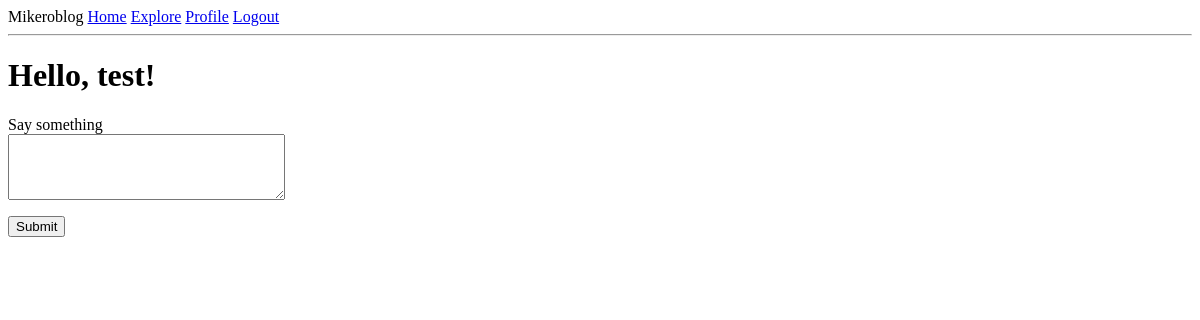
The page /index (signed in) on the database as committed earlier.
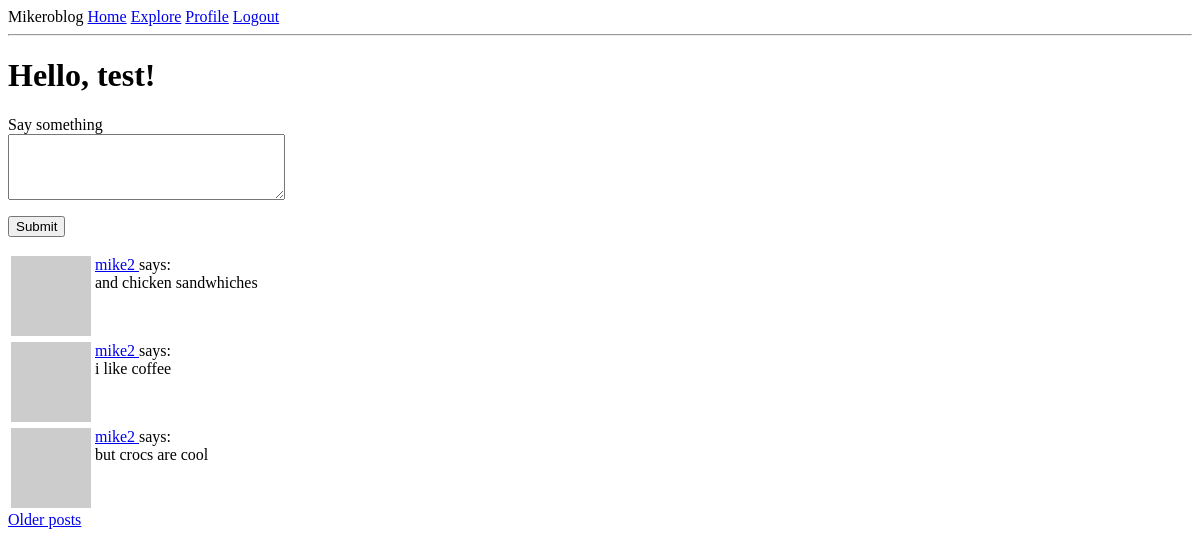
The same page on the database as committed later.
### app/models.py (models this page shows, shortened)
class User(UserMixin, db.Model):
    id = db.Column(db.Integer, primary_key=True)
    username = db.Column(db.String(64), index=True, unique=True)
    email = db.Column(db.String(120), index=True, unique=True)
    password_hash = db.Column(db.String(128))
    posts = db.relationship('Post', backref='author', lazy='dynamic')
    about_me = db.Column(db.String(140))
    last_seen = db.Column(db.DateTime, default=datetime.utcnow)
    followed = db.relationship(
        'User',
        secondary=followers,
        primaryjoin=(followers.c.follower_id == id),
        secondaryjoin=(followers.c.followed_id == id),
        backref=db.backref('followers', lazy='dynamic'),
        lazy='dynamic'
    )
    def avatar(self, size):
        digest = md5(self.email.lower().encode('utf-8')).hexdigest()
        return f'https://www.gravatar.com/avatar/{digest}?d=identicon&s={size}'
    def followed_posts(self):
        followed = Post.query.join(
            followers,
            (followers.c.followed_id == Post.user_id)).filter(
                followers.c.follower_id == self.id)
        own = Post.query.filter_by(user_id=self.id)
        return followed.union(own).order_by(Post.timestamp.desc())

class Post(db.Model):
    id = db.Column(db.Integer, primary_key=True)
    body = db.Column(db.String(140))
    timestamp = db.Column(db.DateTime, index=True, default=datetime.utcnow)
    user_id = db.Column(db.Integer, db.ForeignKey('user.id'))

### app/routes.py (the view)
@flask_app.route('/', methods=['GET', 'POST'])
@flask_app.route('/index', methods=['GET', 'POST'])
@login_required
def index():
    form = PostForm()
    if form.validate_on_submit():
        post = Post(body=form.post.data, author=current_user)
        db.session.add(post)
        db.session.commit()
        flash('Your post is now live!')
        return redirect(url_for('index'))
    page = request.args.get('page', 1, type=int)
    posts = current_user.followed_posts().paginate(
        page, flask_app.config['POSTS_PER_PAGE'], False)
    next_url = url_for('index', page=posts.next_num) \
        if posts.has_next else None
    prev_url = url_for('index', page=posts.prev_num) \
        if posts.has_prev else None
    return render_template('index.html', title='Home', posts=posts.items,
                           form=form, next_url=next_url, prev_url=prev_url)

### app/forms.py
class PostForm(FlaskForm):
    post = TextAreaField('Say something', validators=[
        DataRequired(), Length(min=1, max=140)])
    submit = SubmitField('Submit')

### app/models.py (called while the page is built)
@login.user_loader
def load_user(id):
    return User.query.get(int(id))

### app/routes.py (called while the page is built)
@flask_app.before_request
def before_request():
    if current_user.is_authenticated:
        current_user.last_seen = datetime.utcnow()
        db.session.commit()

### app/templates/index.html (shortened to what this page needs)
{% extends 'base.html' %}
{% block content %}
    <h1>Hello, {{ current_user.username }}!</h1>
    {% if form %}
        <form action='' method='post'>
                <p>
                    {{ form.post.label }}<br>
                    {{ form.post(cols=32, rows=4) }}
                </p>
                <p>{{ form.submit() }}</p>
        </form>
    {% endif %}
    {% for post in posts %}
        {% include '_post.html' %}
    {% endfor %}
    {% if next_url %}
        <a href='{{ next_url }}'>Older posts</a>
    {% endif %}
{% endblock %}

### app/templates/base.html (shortened to what this page needs)
<html>
    <head>
    </head>
    <body>
        <div>
            Mikeroblog
            <a href='{{ url_for('index') }}'>Home</a>
            <a href='{{ url_for('explore') }}'>Explore</a>
            {% if current_user.is_anonymous %}
                <a href='{{ url_for('login') }}'>Login</a>
            {% else %}
                <a href='{{ url_for('user', username=current_user.username) }}'>Profile</a>
                <a href='{{ url_for('logout') }}'>Logout</a>
            {% endif %}
        </div>
        <hr>
        {% block content %}{% endblock %}
    </body>
</html>

### app/templates/_post.html
<table>
    <tr valign='top'>
        <td><img src='{{ post.author.avatar(36) }}'></td>
        <td>
            <a href='{{ url_for('user', username=post.author.username) }}'>
                {{ post.author.username }}
            </a>
            says: <br>{{ post.body }}
        </td>
    </tr>
</table>

Rows that differ between the two databases and show on the page:
added Post: author.username "mike2", body "and chicken sandwhiches"
added Post: author.username "mike2", body "i like coffee"
added Post: author.username "mike2", body "but crocs are cool"
Other text that changed with them:
text now shown: "Older posts"
